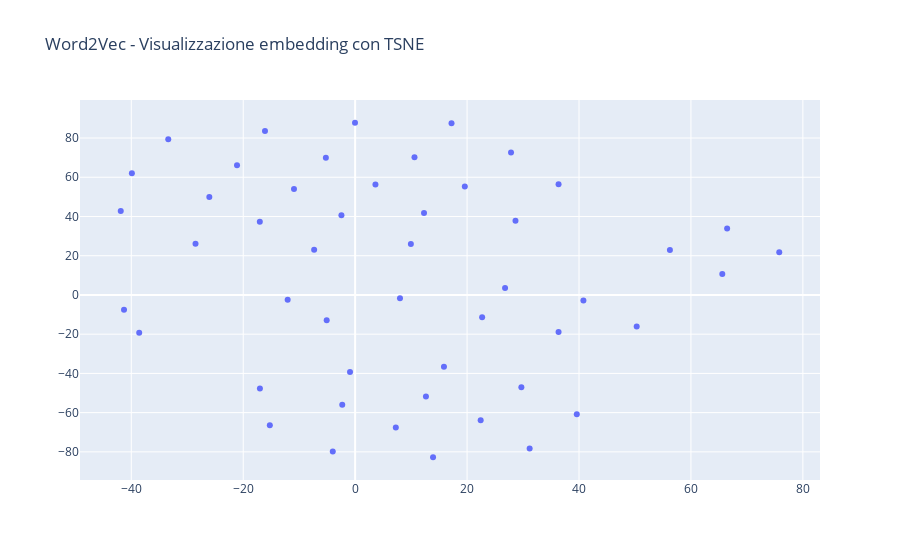

This figure's notebook cell:
### Code cell
from sklearn.manifold import TSNE
import numpy as np

def reduce_dimensions(model):
    num_components = 2 # number of dimensions to keep after compression
    # extract vocabulary from model and vectors in order to associate them in t
    vectors = np.asarray(model.wv.vectors)
    labels = np.asarray(model.wv.index2word)
    # apply TSNE
    tsne = TSNE(n_components=num_components, random_state=0)
    vectors = tsne.fit_transform(vectors)
    x_vals = [v[0] for v in vectors]
    y_vals = [v[1] for v in vectors]
    return x_vals, y_vals, labels

def plot_embeddings(x_vals, y_vals, labels):
    import plotly.graph_objs as go
    fig = go.Figure()
    trace = go.Scatter(x=x_vals, y=y_vals, mode='markers', text=labels)
    fig.add_trace(trace)
    fig.update_layout(title="Word2Vec - Visualizzazione embedding con TSNE")
    fig.show()
    return fig

x_vals, y_vals, labels = reduce_dimensions(model)
plot = plot_embeddings(x_vals, y_vals, labels)

### Figure 1 — Plotly figure (JSON) as saved in the notebook; plotly's stock layout.template omitted (floating-point values rounded to 4 significant figures)
{"data": [{"mode": "markers", "text": ["0-35", "m", "f", "a_level_or_equivalent", "lower_than_a_level", "pass", "withdrawn", "35-55", "fail", "he_qualification", "scotland", "east_anglian_region", "london_region", "south_region", "distinction", "north_western_region", "west_midlands_region", "ccc-2014j", "south_west_region", "east_midlands_region", "fff-2014j", "bbb-2014j", "fff-2013j", "bbb-2013j", "south_east_region", "wales", "yorkshire_region", "ddd-2013j", "ccc-2014b", "north_region", "ddd-2014j", "bbb-2013b", "fff-2013b", "bbb-2014b", "fff-2014b", "ddd-2013b", "ddd-2014b", "eee-2014j", "ireland", "eee-2013j", "ggg-2013j", "ggg-2014b", "ggg-2014j", "eee-2014b", "aaa-2013j", "aaa-2014j", "no_formal_quals", "post_graduate_qualification", "55-80"], "type": "scatter", "x": [-12.06, -41.3, -38.59, 36.35, 50.31, 75.78, 66.47, -5.084, 56.24, 40.79, 31.18, 39.61, 22.43, -15.24, 65.6, -2.303, 7.267, -17.03, 29.7, 13.92, 36.35, 3.627, 27.85, 17.22, -0.9152, 15.87, -3.997, -2.45, -28.52, -17.02, -5.232, -41.88, -21.11, -33.4, -10.93, -26.05, 12.31, -16.11, 12.65, 9.955, 28.65, -39.89, -0.0251, 10.6, -7.326, 19.59, 22.69, 26.79, 8.014], "y": [-2.486, -7.552, -19.26, -18.89, -16.03, 21.76, 33.85, -12.95, 22.91, -2.887, -78.23, -60.83, -63.83, -66.41, 10.65, -56.0, -67.6, 37.34, -47.07, -82.74, 56.45, 56.28, 72.62, 87.58, -39.24, -36.64, -79.79, 40.59, 26.1, -47.73, 69.96, 42.81, 66.11, 79.32, 54.07, 49.91, 41.83, 83.55, -51.77, 26.01, 37.8, 62.04, 87.79, 70.25, 23.04, 55.25, -11.36, 3.603, -1.747]}], "layout": {"title": {"text": "Word2Vec - Visualizzazione embedding con TSNE"}}}
